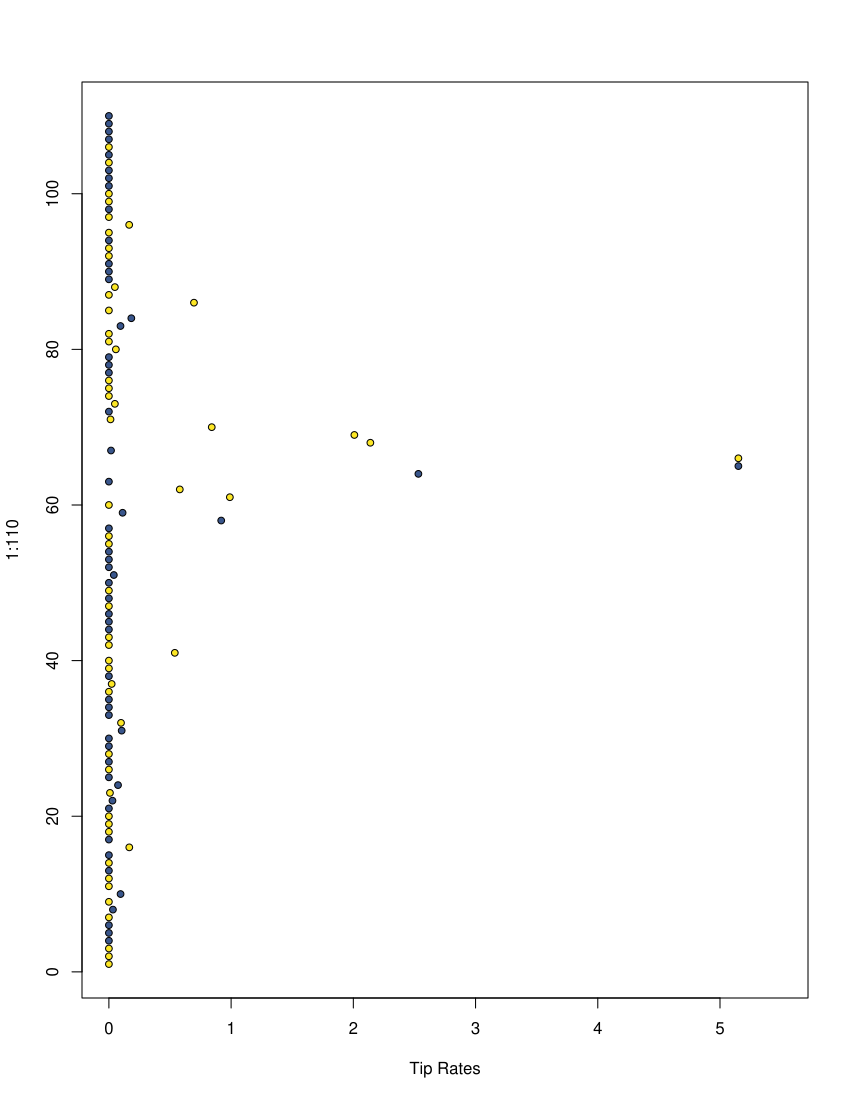

This chart was generated by the following R code:
#Michelle Jonika
#December 27, 2022

#creates a phylogenetic plot visualizing tip rates and range size as a
#discrete trait

#load in libraries needed
library(phytools)

###LOAD IN DATA NEEDED###-------------------------------------------------------

#load in chromosome number and binary trait data
load("../data/datalists_range.RData")
#0 = small; 1 = large pop size

#load in tree data
trees <- read.nexus("../data/carnivorapruned.nex")
#reduce to one tree from dataset that is needed
tree <- trees[[1]]
#save the order of the tree tip labels in order from 1:length of data rather
#than in phylogenetic order
test <- untangle(tree, "read.tree")
rm(trees, tree)

#load in tip rate data
tip_rates <- read.csv("../results/tiprates_new.csv")

#put the data together
all_data <- data.frame(datalist[[1]], tip_rates$Average)

#loop through to make sure all of the datalists are in the same order as each
#of the trees
data_all <- c()
for(i in 1:length(all_data)){
  #empty vector to store correct order in 
  neworder <- c()
  #loop through to store the correct order of the data to match the tree tips
  for(j in 1:length(test$tip.label)){
    neworder[j] <- which(test$tip.label[j] == all_data$species)
  }
  #reorder the data into a new data frame
  data_all <- all_data[neworder,]
}
rm(datalist, i, j, neworder, tip_rates, all_data)

#make a plot of the chromosome nuber data
plot(y = 1:110, x = data_all$tip_rates.Average, 
     xlab = "Tip Rates",
     xlim = c(0,5.5), 
     pch = 21,
     cex = 0.9,
     col = "black",
     bg = c("#FDE725FF", "#39568CFF")[data_all$range.size + 1])

#export as PDF 8.5"x11"
